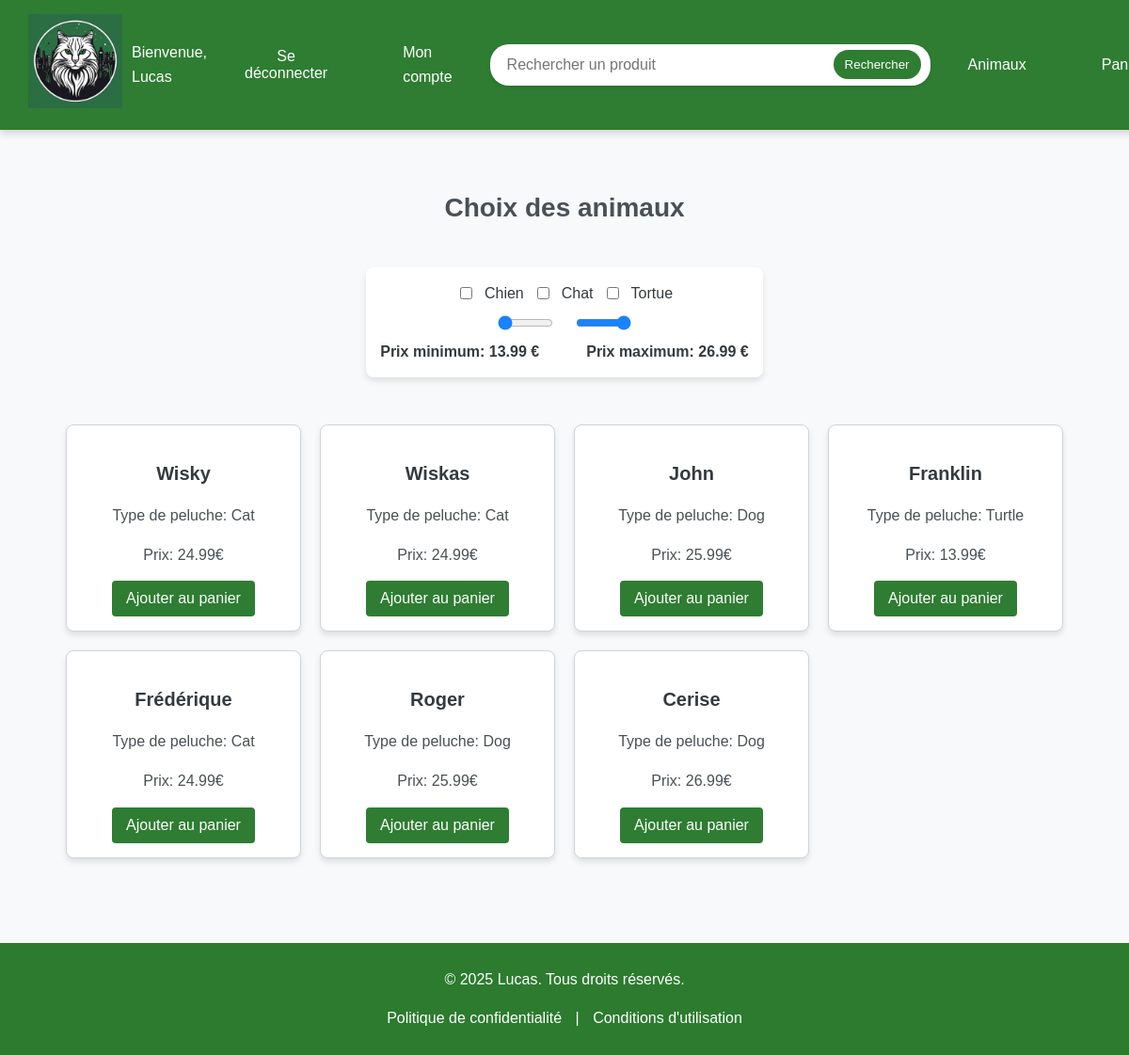
Page /store.php (signed in) on the committed database.
### tables this page shows
CREATE TABLE `animals` (
  `idAnimals` int(11) NOT NULL,
  `nameAnimals` varchar(100) NOT NULL,
  `typeAnimals` varchar(100) NOT NULL,
  `weightAnimals` varchar(100) NOT NULL,
  `colorAnimals` varchar(100) NOT NULL,
  `priceAnimals` decimal(5,2) NOT NULL,
  `imageAnimals` varchar(100) NOT NULL,
  PRIMARY KEY (`idAnimals`)
);

### store.php (the view, shortened to what this page needs)
<?php
$servername = "localhost";
$dbname = "e_commerce_project";
$dbusername = "root";
$dbpassword = "";
try {
    $conn = new PDO("mysql:host=$servername;dbname=$dbname", $dbusername, $dbpassword);
    $conn->setAttribute(PDO::ATTR_ERRMODE, PDO::ERRMODE_EXCEPTION);
    $priceQuery = $conn->query("SELECT MIN(priceAnimals) AS min_price, MAX(priceAnimals) AS max_price FROM animals");
    $priceResult = $priceQuery->fetch(PDO::FETCH_ASSOC);
    $minPrice = $priceResult['min_price'] ?? 0;
    $maxPrice = $priceResult['max_price'] ?? 300.00;
    $sql = "SELECT idAnimals, nameAnimals, priceAnimals, typeAnimals FROM animals WHERE 1=1";
    $stmt = $conn->query($sql);
    $products = $stmt->fetchAll(PDO::FETCH_ASSOC);
} catch (PDOException $e) {
    echo "Erreur de connexion : " . $e->getMessage();
    exit;
}
?>
<!doctype html>
<html lang="fr">
<head>
    <link rel="stylesheet" href="style/store.css">
</head>
<body>
<div class="navbar">
    <?php include 'navbar.php'; ?>
</div>
<br><br><br><br><br><br><br>
<h1 class="store-title">Choix des animaux</h1>
<form method="get" class="filter-form" id="filter-form">
    <label>
        <input type="checkbox" name="filter_dog" value="Dog" <?php echo isset($_GET['filter_dog']) ? 'checked' : ''; ?>>
        Chien
        <input type="checkbox" name="filter_cat" value="Cat" <?php echo isset($_GET['filter_cat']) ? 'checked' : ''; ?>>
        Chat
        <input type="checkbox" name="filter_turtle" value="Turtle" <?php echo isset($_GET['filter_turtle']) ? 'checked' : ''; ?>>
        Tortue
    </label>
    <div class="price-slider">
        <input type="range" name="price_min" min="<?php echo $minPrice; ?>" max="<?php echo $maxPrice; ?>" value="<?php echo isset($_GET['price_min']) ? $_GET['price_min'] : $minPrice; ?>" step="1" style="width: 15%" id="minPrice">
        <input type="range" name="price_max" min="<?php echo $minPrice; ?>" max="<?php echo $maxPrice; ?>" value="<?php echo isset($_GET['price_max']) ? $_GET['price_max'] : $maxPrice; ?>" step="1" style="width: 15%" id="maxPrice">
    </div>
    <div class="price-values">
        <span> Prix minimum: <span id="price_min"><?php echo isset($_GET['price_min']) ? $_GET['price_min'] : $minPrice; ?></span> €</span>
        <span> Prix maximum: <span id="price_max"><?php echo isset($_GET['price_max']) ? $_GET['price_max'] : $maxPrice; ?></span> €</span>
    </div>
</form>
<div class="products">
    <?php foreach ($products as $product): ?>
        <div class="product">
            <a href="fiche_produit.php?idAnimals=<?php echo htmlspecialchars($product['idAnimals']); ?>">
                <h2><?php echo htmlspecialchars($product['nameAnimals']); ?></h2>
            </a>
                <p>Type de peluche: <?php echo htmlspecialchars($product['typeAnimals']); ?></p>
                <p>Prix: <?php echo htmlspecialchars($product['priceAnimals']); ?>€</p>
                <form method="post" action="cart.php">
                    <button type="submit" name="add_to_cart">Ajouter au panier</button>
                </form>
        </div>
    <?php endforeach; ?>
</div>
<?php include "footer.php"?>
</body>
</html>

### style/store.css (style rules this page uses)
body { font-family: Arial, sans-serif; line-height: 1.6; margin: 0; padding: 0; background-color: #f8f9fa; color: #343a40; }
h1, h2 { color: #343a40; text-align: center; margin: 20px 0; }
a { text-decoration: none; color: #007bff; }
.store-title { margin: 20px auto; font-size: 28px; text-align: center; color: #495057; }
.filter-form { display: flex; flex-direction: column; align-items: center; justify-content: center; background-color: #ffffff; padding: 15px; border-radius: 8px; box-shadow: 0 4px 6px rgba(0, 0, 0, 0.1); max-width: 500px; margin: 20px auto; }
.filter-form label { display: flex; gap: 10px; justify-content: center; align-items: center; flex-wrap: wrap; }
.price-slider { display: flex; justify-content: center; align-items: center; gap: 20px; width: 100%; margin-top: 10px; }
.price-slider input[type="range"] { width: 40%; height: 12px; border-radius: 6px; background: #ced4da; outline: none; opacity: 0.9; transition: opacity 0.2s ease-in-out; }
.price-values { display: flex; justify-content: center; gap: 50px; font-weight: bold; margin-top: 10px; }
.products { display: grid; grid-template-columns: repeat(auto-fit, minmax(250px, 1fr)); gap: 20px; max-width: 1200px; margin: 20px auto; padding: 10px; }
.product { background-color: #ffffff; border: 1px solid #ced4da; border-radius: 8px; box-shadow: 0 4px 6px rgba(0, 0, 0, 0.1); padding: 15px; text-align: center; transition: transform 0.3s ease, box-shadow 0.3s ease; }
.product h2 { font-size: 20px; color: #343a40; margin-bottom: 10px; }
.product p { font-size: 16px; color: #495057; margin-bottom: 15px; }
.product button { background-color: #2E7D32; color: #ffffff; border: none; padding: 10px 15px; border-radius: 4px; cursor: pointer; font-size: 16px; transition: background-color 0.3s ease; }

### style/navbar.css (style rules this page uses)
.navbar { position: fixed; top: 0; left: 0; width: 100%; display: flex; justify-content: left; align-items: center; background-color: #2e7d32; padding: 15px 30px; z-index: 1000; box-shadow: 0 4px 8px rgba(0, 0, 0, 0.15); font-family: 'Arial', sans-serif; }
body { margin-top: 200px; }

### footer.php (style rules this page uses)
body { display: flex; flex-direction: column; min-height: 100vh; margin: 0; }

### rows in the picture
animals: nameAnimals "Wisky", typeAnimals "Cat", priceAnimals "24.99"
animals: nameAnimals "Wiskas", typeAnimals "Cat", priceAnimals "24.99"
animals: nameAnimals "John", typeAnimals "Dog", priceAnimals "25.99"
animals: nameAnimals "Franklin", typeAnimals "Turtle", priceAnimals "13.99"
animals: nameAnimals "Frédérique", typeAnimals "Cat", priceAnimals "24.99"
animals: nameAnimals "Roger", typeAnimals "Dog", priceAnimals "25.99"
animals: nameAnimals "Cerise", typeAnimals "Dog", priceAnimals "26.99"

### other values in the picture
$_SESSION['firstname'] "Lucas"
$minPrice "13.99"
$maxPrice "26.99"
